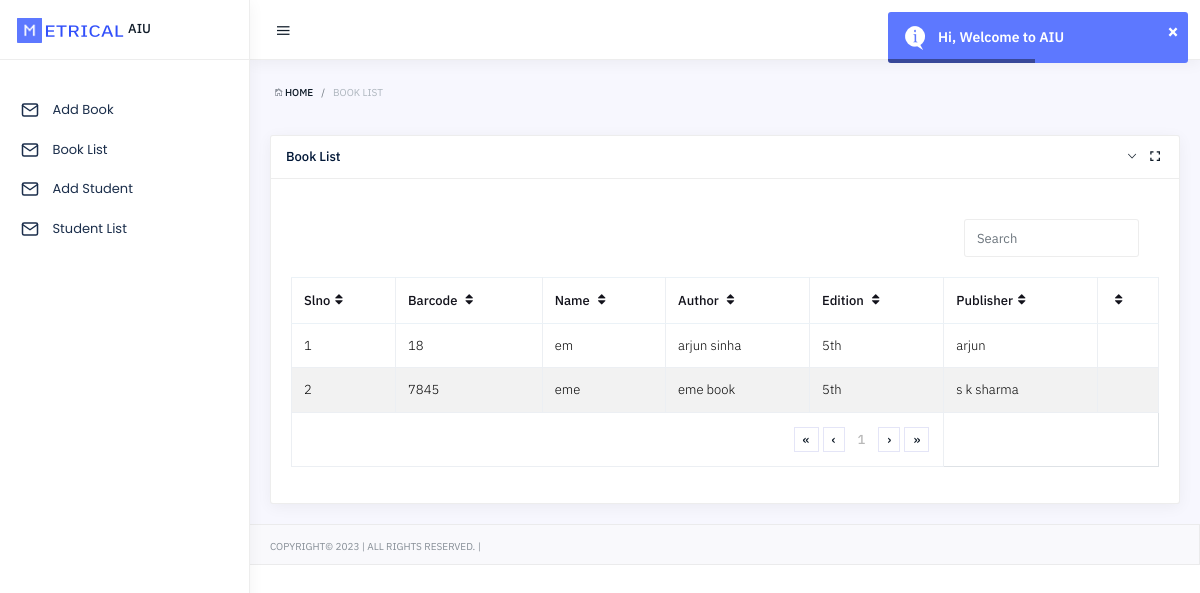
Page /book_list.php (signed in) on the committed database.
### tables this page shows
CREATE TABLE `books` (
  `id` int(11) NOT NULL,
  `barcode` varchar(255) NOT NULL,
  `subject` text NOT NULL,
  `author` text NOT NULL,
  `edition` varchar(255) NOT NULL,
  `publisher` text DEFAULT NULL,
  `reg_date` datetime NOT NULL DEFAULT current_timestamp(),
  `isissue` int(11) NOT NULL DEFAULT 0
);

### book_list.php (the view, shortened to what this page needs)
<?php
if(isset($_SESSION['library']))
{
?>
<!DOCTYPE html>
<html lang="zxx">
   <head>
    <?php include "head.php" ?>
   </head>
   <body>
          <?php include "navbar.php"; ?>
            <div class="page-inner">
               <div id="main-wrapper">
                  <div class="pageheader pd-t-25 pd-b-35">
                     <div class="breadcrumb pd-0 mg-0">
                        <a class="breadcrumb-item" href="index.php"><i class="icon ion-ios-home-outline"></i> Home</a>
                        <span class="breadcrumb-item active">Book List</span>
                     </div>
                  </div>
                  <div class="row row-xs clearfix">
                     <div class="col-md-12 col-lg-12">
                        <div class="card mg-b-20">
                           <div class="card-header">
                              <h4 class="card-header-title">
                                 Book List
                              </h4>
                              <div class="card-header-btn">
                                 <a  href="#" data-toggle="collapse" class="btn card-collapse" data-target="#collapse3" aria-expanded="true"><i class="ion-ios-arrow-down"></i></a>
                                 <a href="#" data-toggle="expand" class="btn card-expand"><i class="ion-android-expand"></i></a>
                              </div>
                           </div>
                           <div class="card-body collapse show" id="collapse3">
                              <div class="row">
                                 <div class="mg-20 form-inline wd-100p">
                                    <div class="col-sm-6">
                                    </div>
                                    <div class="col-sm-6">
                                       <div class="form-group ft-right">
                                          <input id="foo-search" type="text" placeholder="Search" class="form-control" autocomplete="off">
                                       </div>
                                    </div>
                                 </div>
                              </div>
                              <table id="foo-filtering" class="table table-bordered table-hover toggle-circle" data-page-size="50">
                                 <thead>
                        <tr>
                          <th>Slno</th>
                          <th>
                            Barcode
                          </th>
                           <th>
                            Name
                          </th>
                          <th>
                            Author
                          </th>
                          <th>
                            Edition
                          </th>
                          <th>Publisher</th>
                          <th></th>
                        </tr>
                      </thead>
                                 <tbody>
                                    <?php
                                    $a = 1;
                        $sql=$connection->prepare("SELECT * FROM `books` order by id desc");
                        $sql->execute();
                        $result=$sql->get_result();
                        while($row=$result->fetch_array())
                        {
                          ?>
                        <tr>
                            <th><?=$a++;?></th>
                          <td class="py-1">
                            <?=$row['barcode']?>
                          </td>
                          <td>
                            <?=$row['subject']?>
                          </td>
                              <td>
                           <?=$row['author']?>
                          </td>
                          <td>
                           <?=$row['edition']?>
                          </td>
                            <td>
                           <?=$row['publisher']?>
                          </td>
                          <td>
                          </td>
                        </tr>
                        <?php
                          }
                        ?>
                                 </tbody>
                                 <tfoot>
                                    <tr>
                                       <td colspan="5">
                                          <div class="ft-right">
                                             <ul class="pagination"></ul>
                                          </div>
                                       </td>
                                    </tr>
                                 </tfoot>
                              </table>
                           </div>
                        </div>
                     </div>
                  </div>
               </div>
            </div>
    <?php include "footer.php"; ?>
   </body>
</html>
<?php
}
else{
header('Location:index.php');
}
 ?>

### rows in the picture
books: barcode "18", subject "em", author "arjun sinha", edition "5th", publisher "arjun"
books: barcode "7845", subject "eme", author "eme book", edition "5th", publisher "s k sharma"
